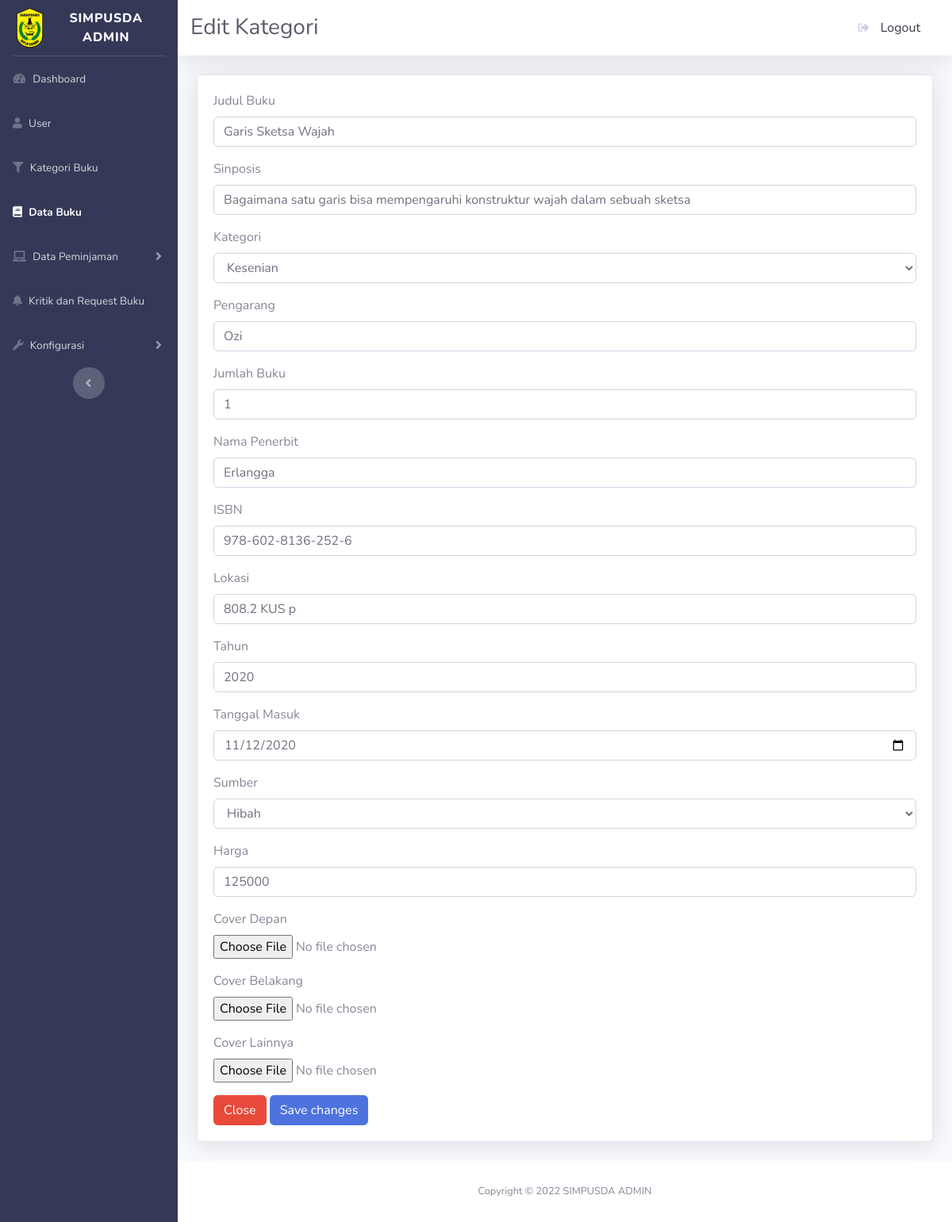
Before: /admin/editbuku.php?id=1 with the older database file.
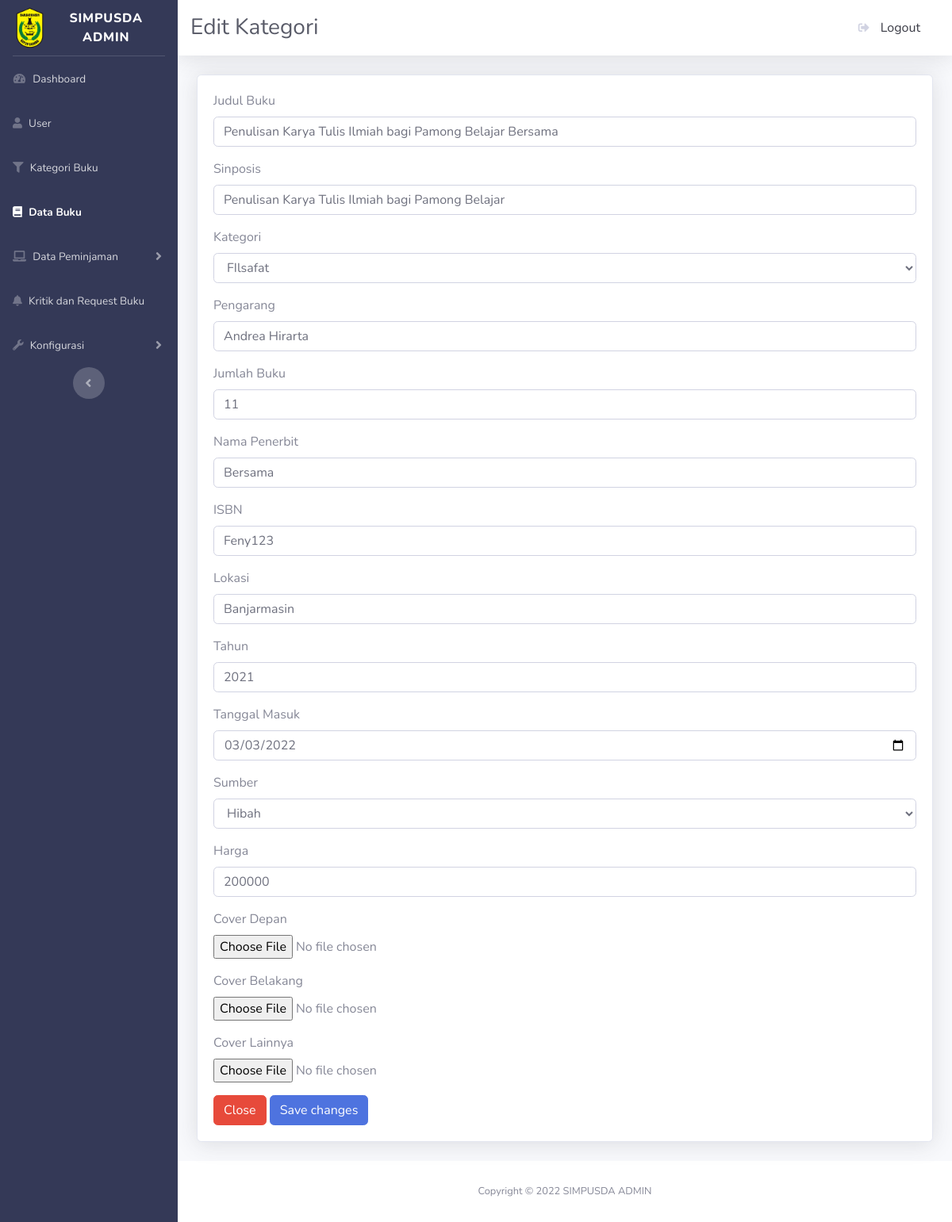
After: the same page with the newer database file.
### tables this page shows
CREATE TABLE `m_buku` (
  `id` int(10) UNSIGNED NOT NULL,
  `foto` varchar(255) NOT NULL,
  `judul_buku` varchar(255) NOT NULL,
  `sinopsis` text NOT NULL,
  `m_kategori_id` int(10) UNSIGNED NOT NULL,
  `pengarang` varchar(255) DEFAULT NULL,
  `jumlah_buku` int(10) UNSIGNED DEFAULT NULL,
  `nama_penerbit` varchar(255) NOT NULL,
  `isbn` varchar(55) DEFAULT NULL,
  `lokasi` varchar(255) DEFAULT NULL,
  `tahun` int(11) DEFAULT NULL,
  `tanggal_masuk` date DEFAULT NULL,
  `sumber` varchar(255) DEFAULT NULL,
  `harga` int(11) DEFAULT NULL,
  `l_rating_id` int(10) UNSIGNED DEFAULT NULL
);

### admin/editbuku.php (the view, shortened to what the changed rows need)
<?php
include_once("config.php");
$stmt_buku = $pdo_conn->prepare("SELECT * FROM m_buku WHERE id=" ."'" . $_GET['id'] . "'");
$stmt_buku->execute();
$result_buku = $stmt_buku->fetchAll();
?>
<?php
include_once("config.php");
?>
<!DOCTYPE html>
<html lang="en">
<head>
    <link href="vendor/fontawesome-free/css/all.min.css" rel="stylesheet" type="text/css">
    <link href="css/sb-admin-2.min.css" rel="stylesheet">
    <link href="vendor/datatables/dataTables.bootstrap4.min.css" rel="stylesheet">
</head>
<body id="page-top">
    <div id="wrapper">
        <div id="content-wrapper" class="d-flex flex-column">
            <div id="content">
                <div class="container-fluid">
                    <div class="card shadow mb-4">
                        <div class="card-body">
                        <form action="" method="POST" name="form1" enctype="multipart/form-data">
                                <div class='form-group'>
                                <label for='exampleFormControlInput1'>Judul Buku</label>
                                <input type='text' class='form-control' id='exampleFormControlInput1' name="judul_buku" autocomplete="off" value="<?php echo $result_buku[0]['judul_buku'];?>">
                                </div>
                                <div class='form-group'>
                                <label for='exampleFormControlInput1'>Sinposis</label>
                                <input type='text' class='form-control' id='exampleFormControlInput1' name="sinopsis" autocomplete="off" value="<?php echo $result_buku[0]['sinopsis'];?>">
                                </div>
                                <div class='form-group'>
                                <label for='exampleFormControlInput1'>Kategori</label>
                                <select class="form-control" id="exampleFormControlSelect1" name="m_kategori_id" required="" value="<?php echo $result_buku[0]['m_kategori_id'];?>">
                                <?php
                                    $stmt_kategori = $pdo_conn->prepare("SELECT * FROM m_kategori");
                                    $stmt_kategori->execute();
                                    $result_kategori = $stmt_kategori->fetchAll();
                                    foreach($result_kategori as $user_data){
                                        if($user_data['id'] == $result_buku[0]['m_kategori_id'] )
                                        {
                                            echo "<option value='$user_data[id]' selected>$user_data[nama_kategori]</option>";
                                        }else
                                        {
                                            echo "<option value='$user_data[id]'>$user_data[nama_kategori]</option>";
                                        }
                                    }
                                ?>
                                </select>
                                </div>
                                <div class='form-group'>
                                <label for='exampleFormControlInput1'>Pengarang</label>
                                <input type='text' class='form-control' id='exampleFormControlInput1' name="pengarang" autocomplete="off" value="<?php echo $result_buku[0]['pengarang'];?>">
                                </div>
                                <div class='form-group'>
                                <label for='exampleFormControlInput1'>Jumlah Buku</label>
                                <input type='text' class='form-control' id='exampleFormControlInput1' name="jumlah_buku" autocomplete="off" value="<?php echo $result_buku[0]['jumlah_buku'];?>">
                                </div>
                                <div class='form-group'>
                                <label for='exampleFormControlInput1'>Nama Penerbit</label>
                                <input type='text' class='form-control' id='exampleFormControlInput1' name="nama_penerbit" autocomplete="off" value="<?php echo $result_buku[0]['nama_penerbit'];?>">
                                </div>
                                <div class='form-group'>
                                <label for='exampleFormControlInput1'>ISBN</label>
                                <input type='text' class='form-control' id='exampleFormControlInput1' name="isbn" autocomplete="off" value="<?php echo $result_buku[0]['isbn'];;?>">
                                </div>
                                <div class='form-group'>
                                <label for='exampleFormControlInput1'>Lokasi</label>
                                <input type='text' class='form-control' id='exampleFormControlInput1' name="lokasi" autocomplete="off" value="<?php echo $result_buku[0]['lokasi'];?>">
                                </div>
                                <div class='form-group'>
                                <label for='exampleFormControlInput1'>Tahun</label>
                                <input type='text' class='form-control' id='exampleFormControlInput1' name="tahun" autocomplete="off" value="<?php echo $result_buku[0]['tahun'];;?>">
                                </div>
                                <div class='form-group'>
                                <label for='exampleFormControlInput1'>Tanggal Masuk</label>
                                <input type='date' class='form-control' id='exampleFormControlInput1' name="tanggal_masuk" autocomplete="off" value="<?php echo $result_buku[0]['tanggal_masuk'];?>">
                                </div>
                                <div class='form-group'>
                                <label for='exampleFormControlInput1'>Sumber</label>
                                <select class="form-control" id="exampleFormControlSelect1" name="sumber" value="<?php echo $result_buku[0]['sumber'];?>">
                                    <option value="Hibah">Hibah</option>
                                    </select>
                                </div>
                                <div class='form-group'>
                                <label for='exampleFormControlInput1'>Harga</label>
                                    <input type='text' class='form-control' id='exampleFormControlInput1' name="harga" autocomplete="off" value="<?php echo $result_buku[0]['harga'];?>">
                                </div>
                            </form>
                        </div>
                    </div>
                </div>
            </div>
        </div>
    </div>
</body>
</html>

Changed rows visible on the page:
changed m_buku "Hibah": judul_buku "Garis Sketsa Wajah" → "Penulisan Karya Tulis Ilmiah bagi Pamong Belajar Bersama"; sinopsis "Bagaimana satu garis bisa mempengaruhi konstruktur wajah dalam sebuah sketsa" → "Penulisan Karya Tulis Ilmiah bagi Pamong Belajar"; pengarang "Ozi" → "Andrea Hirarta"; jumlah_buku "1" → "11"; nama_penerbit "Erlangga" → "Bersama"; isbn "978-602-8136-252-6" → "Feny123"; lokasi "808.2 KUS p" → "Banjarmasin"; tahun "2020" → "2021"; tanggal_masuk "11/12/2020" → "03/03/2022"; harga "125000" → "200000"
Other visible differences:
form field m_kategori_id: "Kesenian" → "FIlsafat"
